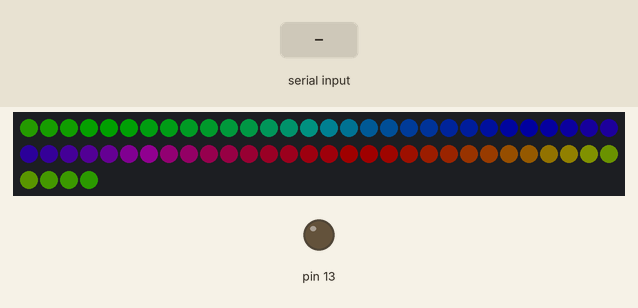
This sketch was run on a simulated Arduino Uno, built with avr-gcc and run on an emulated ATmega328P. Shown: 64 RGB LEDs in strip order, left to right, continuing on the next row, output pins drawn as LEDs (lit = HIGH). Inputs (shaded band) come from the test bench. Dim RGB values are drawn brighter than linear.

Above: at 1.3 s.
1.4 s: "p" received over Serial
At 1.5 s:
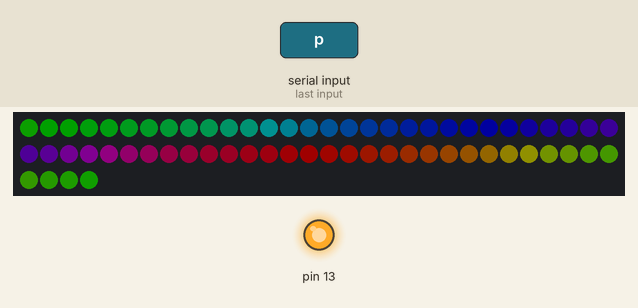
3.1 s: "c" received over Serial
At 3.4 s:
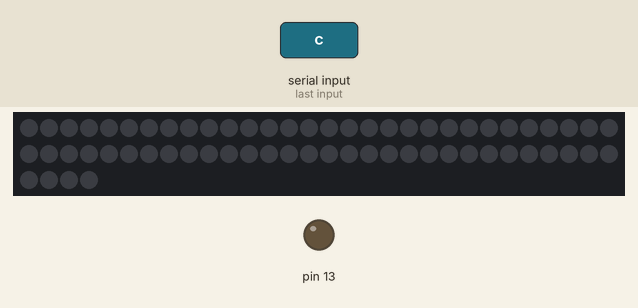
Timing chart, 0 to 6.1 s (numbered marks = the images above; inputs shaded):
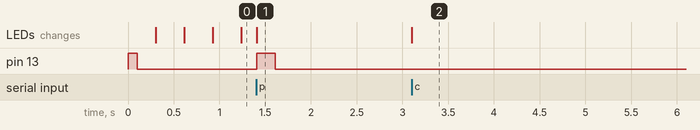

The sketch:

main.ino
```cpp
#include <Adafruit_NeoPixel.h>

#define PIN        3
#define NUMPIXELS  64
#define BAUDRATE   115200

Adafruit_NeoPixel pixels(NUMPIXELS, PIN, NEO_GRB + NEO_KHZ800);

bool connected = false;

void setup() {
  Serial.begin(BAUDRATE);
  pixels.begin();
  pixels.setBrightness(32); // Safe brightness
  pixels.show();

  // Debug blink
  pinMode(13, OUTPUT);
  digitalWrite(13, HIGH); delay(100); digitalWrite(13, LOW);
}

void loop() {
  // If we haven't received any command yet, play default animation
  if (!connected) {
    rainbowCycle(10); // Check for serial inside this function
  } else {
    // Normal Serial processing
    if (Serial.available() > 0) {
      handleSerial();
    }
  }
}

void handleSerial() {
    char cmd = Serial.read();
    digitalWrite(13, HIGH); // Debug LED

    if (cmd == 'p') { // Paint
      uint8_t buffer[NUMPIXELS * 3];
      int count = 0;
      unsigned long start = millis();
      while(count < NUMPIXELS * 3 && (millis() - start < 200)) {
         if(Serial.available()) buffer[count++] = Serial.read();
      }
      if (count == NUMPIXELS * 3) {
         for(int i=0; i<NUMPIXELS; i++) {
           pixels.setPixelColor(i, pixels.Color(buffer[i*3], buffer[i*3+1], buffer[i*3+2]));
         }
         pixels.show();
      }
    }
    else if (cmd == 's') { // Solid
       uint8_t buf[3];
       int c = 0;
       unsigned long start = millis();
       while(c < 3 && (millis() - start < 100)) {
          if (Serial.available()) buf[c++] = Serial.read();
       }
       if (c == 3) {
           uint32_t color = pixels.Color(buf[0], buf[1], buf[2]);
           for(int i=0; i<NUMPIXELS; i++) {
             pixels.setPixelColor(i, color);
           }
           pixels.show();
       }
    }
    else if (cmd == 'c') { // Clear
      pixels.clear();
      pixels.show();
    }
    else if (cmd == 'r') { // Reset logic
      connected = false;
    }

    digitalWrite(13, LOW);
}

// Return true if serial interrupted, false otherwise
void rainbowCycle(uint8_t wait) {
  uint16_t i, j;

  for(j=0; j<256; j++) { // 1 cycle of all colors on wheel
    for(i=0; i< pixels.numPixels(); i++) {
        // CHECK FOR SERIAL INTERRUPT
        if (Serial.available() > 0) {
            connected = true;
            handleSerial(); // Handle the first byte immediately
            return;
        }
      pixels.setPixelColor(i, Wheel(((i * 256 / pixels.numPixels()) + j) & 255));
    }
    pixels.show();
    delay(wait);
  }
}

// Input a value 0 to 255 to get a color value.
// The colours are a transition r - g - b - back to r.
uint32_t Wheel(byte WheelPos) {
  WheelPos = 255 - WheelPos;
  if(WheelPos < 85) {
    return pixels.Color(255 - WheelPos * 3, 0, WheelPos * 3);
  }
  if(WheelPos < 170) {
    WheelPos -= 85;
    return pixels.Color(0, WheelPos * 3, 255 - WheelPos * 3);
  }
  WheelPos -= 170;
  return pixels.Color(WheelPos * 3, 255 - WheelPos * 3, 0);
}
```

Measured:
- after the input at 1.4 s, pin 13: LOW → HIGH at once, → LOW 0.20 s later
- after the input at 3.1 s, the LEDs: change at once (image 2)
